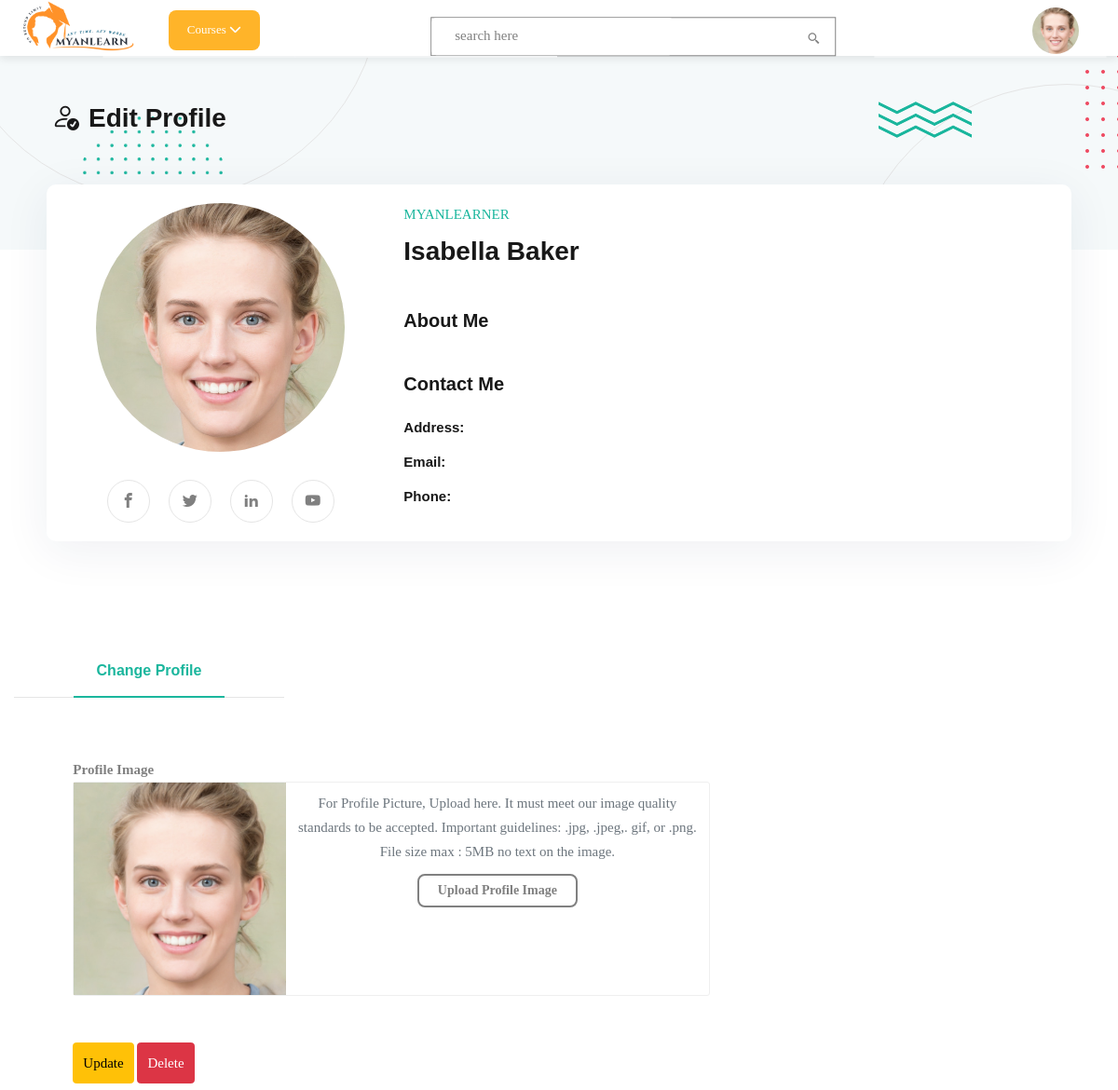
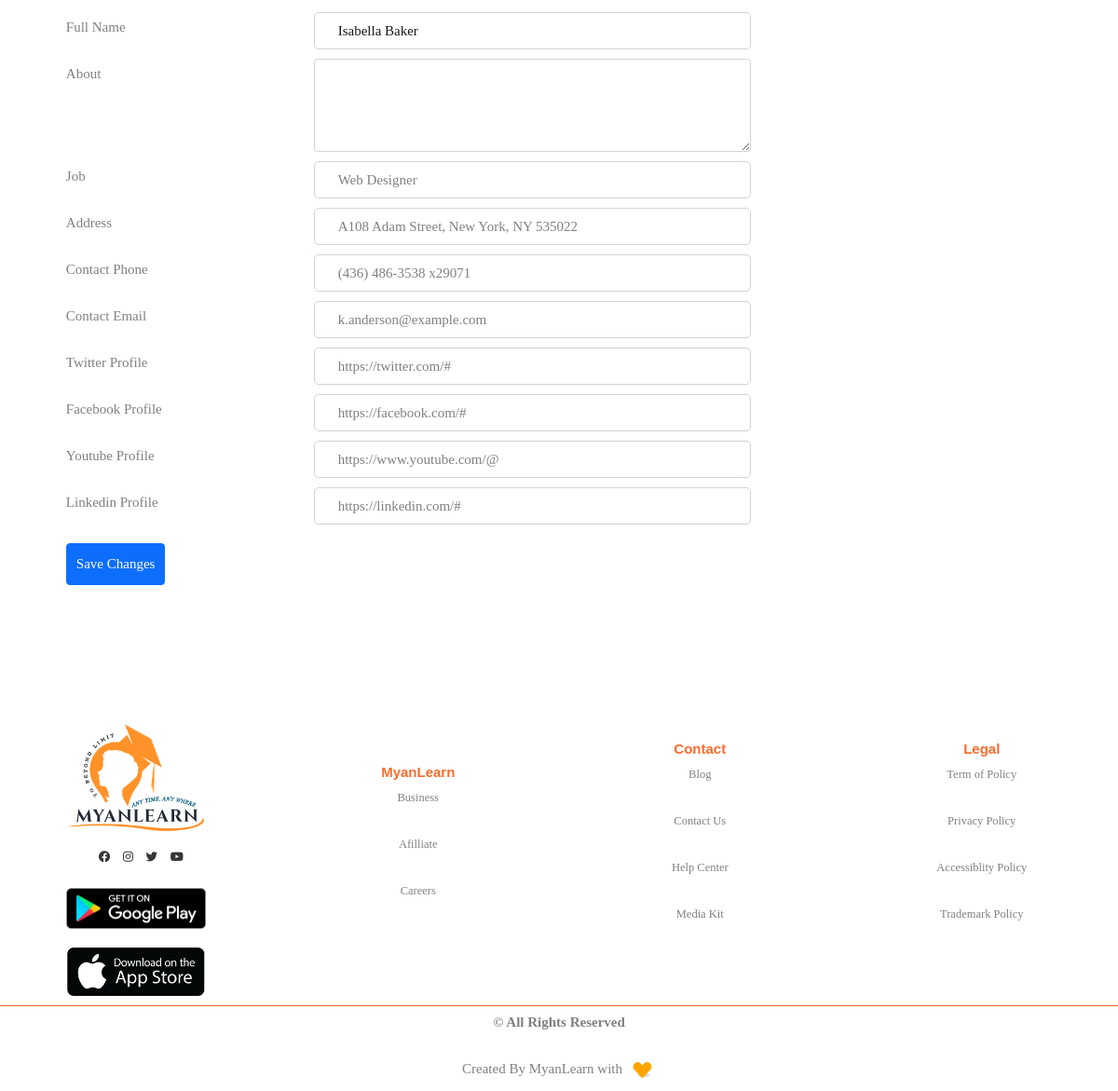
/editProfile.php (signed in), run on the app's committed database (2 pictures, top to bottom).
### tables this page shows
CREATE TABLE `users` (
  `user_id` int(11) NOT NULL,
  `unique_id` int(200) NOT NULL,
  `fullName` varchar(255) NOT NULL,
  `email` varchar(255) NOT NULL,
  `password` varchar(255) NOT NULL,
  `confirmPassword` varchar(255) NOT NULL,
  `image` varchar(400) NOT NULL DEFAULT 'assets/images/DefaultProfile.jpg',
  `status` varchar(255) NOT NULL,
  `about` text NOT NULL,
  `job` varchar(255) NOT NULL,
  `contact_phone` varchar(255) NOT NULL,
  `contact_email` varchar(255) NOT NULL,
  `address` text NOT NULL,
  `twitter` varchar(255) NOT NULL,
  `facebook` varchar(255) NOT NULL,
  `youtube` varchar(255) NOT NULL,
  `linkedin` varchar(255) NOT NULL
);

### editProfile.php (the view, shortened to what the rows shown need)
<?php
include('header.php');
$sql = mysqli_query($conn, "Select * From users Where unique_id = '{$_SESSION['unique_id']}'");
$arrUser = mysqli_fetch_array($sql);
?>
<!DOCTYPE html>
<head>
    <link rel="stylesheet" href="assets/css/vendor/bootstrap.min.css">
    <link rel="stylesheet" href="assets/css/vendor/icomoon.css">
    <link rel="stylesheet" href="assets/css/vendor/remixicon.css">
    <link rel="stylesheet" href="assets/css/vendor/lightbox.min.css">
    <link rel="stylesheet" href="assets/css/vendor/jqueru-ui-min.css">
    <link href="assets/vendor/bootstrap-icons/bootstrap-icons.css" rel="stylesheet">
    <link rel="stylesheet" href="assets/css/app.css">
    <link rel="stylesheet" href="assets/css/videoplayer.css">
</head>
<body class="sticky-header ">
    <div class="edu-team-details-area section-gap-equal ">
        <div class="container profileCard col-lg-11 col-md-11 col-sm-11 col-11">
            <div class="row row--40">
                <div class="col-lg-4">
                    <div class="team-details-thumb">
                        <div class="thumbnail">
                            <img src="<?php echo $arrUser['image'] ?>" alt="team">
                        </div>
                    </div>
                </div>
                <div class="col-lg-8">
                    <div class="team-details-content">
                        <div class="main-info">
                            <span class="subtitle">MyanLearner</span>
                            <h3 class="title"><?php echo $arrUser['fullName'] ?></h3>
                            <ul class="team-meta">
                            </ul>
                        </div>
                    </div>
                </div>
            </div>
        </div>
    </div>
    <div id="main-wrapper" class="main-wrapper">
        <section class="edu-section-gap course-details-area">
            <div class="container">
                <div class="row row--30">
                    <div class="col-lg-12">
                        <div class="course-details-content">
                            <div class="tab-content" id="myTabContent">
                                <div class="tab-pane fade show active" id="overview" role="tabpanel" aria-labelledby="overview-tab">
                                    <div class="course-tab-content">
                                        <div class="course-overview">
                                            <form class="container col-11 col-md-11 col-sm-11 col-lg-11" action="editProfile.php" method="post" enctype="multipart/form-data">
                                                <div class="container">
                                                    <div class="row">
                                                        <div class="col-lg-12">
                                                            <div class="row mt-30">
                                                                <div class="col-lg-8 col-md-11 col-sm-8 sol-8">
                                                                    <div class="thumb-item d-flex">
                                                                        <div class="col-lg-4 col-md-5 ">
                                                                            <div class="mediaContainer">
                                                                                <?php
                                                                                echo "<img src=" . $arrUser['image'] . " alt='Thumbnail Profile' id='preview'>";
                                                                                ?>
                                                                            </div>
                                                                        </div>
                                                                    </div>
                                                                </div>
                                                            </div>
                                                        </div>
                                                    </div>
                                                </div>
                                            </form>
                                            <form class="container col-11 col-md-11 col-sm-11 col-lg-11" action="editProfile.php" method="post" enctype="multipart/form-data">
                                                <div class="row mb-3">
                                                    <div class="col-md-8 col-lg-9">
                                                        <input name="userName" type="text" class="form-control" id="userName" placeholder="Mr.Ryan" value="<?php echo $arrUser['fullName'] ?>">
                                                    </div>
                                                </div>
                                            </form>
                                        </div>
                                    </div>
                                </div>
                            </div>
                        </div>
                    </div>
                </div>
            </div>
        </section>
    </div>
    <?php include_once "footer.php"; ?>
</body>
</html>

### header.php (shortened to what the rows shown need)
<!DOCTYPE html>
<html lang="en">
<head>
    <link rel="stylesheet" href="assets/css/homes.css">
    <link rel="stylesheet" href="assets/css/variable.css">
    <link href='https://unpkg.com/boxicons@2.1.4/css/boxicons.min.css' rel='stylesheet'>
    <link rel="stylesheet" href="https://cdnjs.cloudflare.com/ajax/libs/font-awesome/6.2.1/css/all.min.css">
    <link rel="stylesheet" href="assets/vendor/Fontawesome-free/css/all.min.css">
    <link href="assets/vendor/bootstrap/css/bootstrap.min.css" rel="stylesheet">
    <link href="assets/vendor/bootstrap-icons/bootstrap-icons.css" rel="stylesheet">
    <link href="assets/vendor/swiper/swiper-bundle.min.css" rel="stylesheet">
    <link href="assets/vendor/glightbox/css/glightbox.min.css" rel="stylesheet">
    <link href="assets/vendor/aos/aos.css" rel="stylesheet">
</head>
<body>
    <div class="navBar">
        <?php
        include_once "config.php";
        $sql = mysqli_query($conn, "Select * From users Where unique_id = {$_SESSION['unique_id']}");
        if (mysqli_num_rows($sql) > 0) {
            $row = mysqli_fetch_assoc($sql);
        }
        ?>
        <div class="topbar">
            <div class="user">
                <img src="<?php echo $row['image'] ?>" alt="" class="profileImage">
            </div>
        </div>
    </div>
</body>
</html>

### data on the page
users: image (picture), fullName "Isabella Baker", userName "Isabella Baker"
